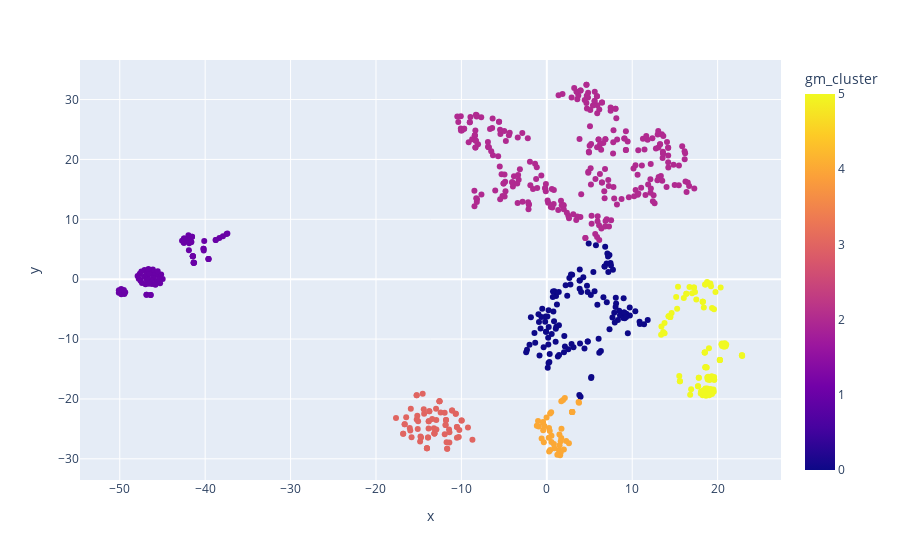

Notebook cell for this chart:
### Code cell
fig = px.scatter(
    df,
    x='x',
    y='y',
    color="gm_cluster",
    hover_data=["short_input_texts", "short_bot_texts","intent","short_entities","action_1"],
    )


fig.show()

### Figure 1 — Plotly figure (JSON) as saved in the notebook; plotly's stock layout.template omitted (floating-point values rounded to 4 significant figures; data arrays with more than 128 entries replaced by an {"elided": "..."} marker saying what was removed)
{"data": [{"customdata": {"elided": "655x5 str values"}, "hovertemplate": "x=%{x}<br>y=%{y}<br>short_input_texts=%{customdata[0]}<br>short_bot_texts=%{customdata[1]}<br>intent=%{customdata[2]}<br>short_entities=%{customdata[3]}<br>action_1=%{customdata[4]}<br>gm_cluster=%{marker.color}<extra></extra>", "legendgroup": "", "marker": {"color": {"elided": "655 int values"}, "coloraxis": "coloraxis", "symbol": "circle"}, "mode": "markers", "name": "", "showlegend": false, "type": "scatter", "x": {"elided": "655 float values"}, "xaxis": "x", "y": {"elided": "655 float values"}, "yaxis": "y"}], "layout": {"coloraxis": {"colorbar": {"title": {"text": "gm_cluster"}}, "colorscale": [[0, "#0d0887"], [0.1111, "#46039f"], [0.2222, "#7201a8"], [0.3333, "#9c179e"], [0.4444, "#bd3786"], [0.5556, "#d8576b"], [0.6667, "#ed7953"], [0.7778, "#fb9f3a"], [0.8889, "#fdca26"], [1, "#f0f921"]]}, "legend": {"tracegroupgap": 0}, "margin": {"t": 60}, "xaxis": {"anchor": "y", "domain": [0, 1], "title": {"text": "x"}}, "yaxis": {"anchor": "x", "domain": [0, 1], "title": {"text": "y"}}}}
